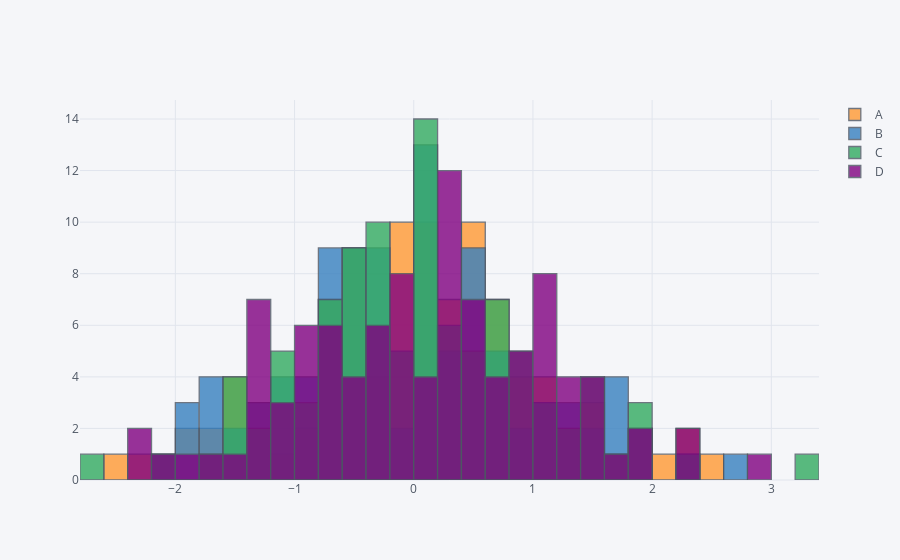

Notebook code for this chart:
### Markdown cell above
## `kind = 'hist'`

Plotly can overlap histograms so that they can be compared without having to select any particular columns.

### Code cell
df.iplot(kind='hist',bins=30)
